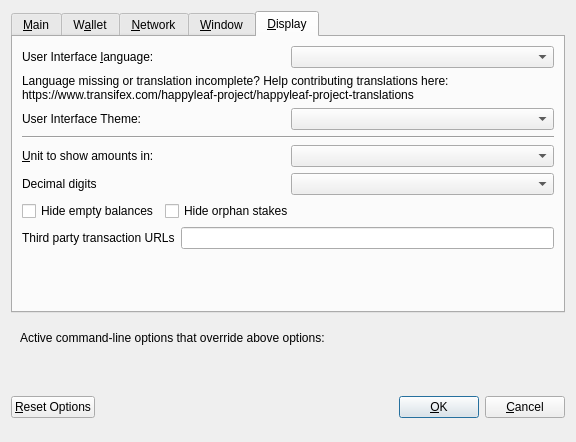
<?xml version="1.0" encoding="UTF-8"?>
<ui version="4.0">
 <class>OptionsDialog</class>
 <widget class="QDialog" name="OptionsDialog">
  <property name="geometry">
   <rect>
    <x>0</x>
    <y>0</y>
    <width>576</width>
    <height>442</height>
   </rect>
  </property>
  <property name="windowTitle">
   <string>Options</string>
  </property>
  <property name="modal">
   <bool>true</bool>
  </property>
  <layout class="QVBoxLayout" name="verticalLayout">
   <item>
    <widget class="QTabWidget" name="tabWidget">
     <property name="currentIndex">
      <number>4</number>
     </property>
     <widget class="QWidget" name="tabMain">
      <attribute name="title">
       <string>&amp;Main</string>
      </attribute>
      <layout class="QVBoxLayout" name="verticalLayout_Main">
       <item>
        <widget class="QCheckBox" name="bitcoinAtStartup">
         <property name="toolTip">
          <string>Automatically start HLF after logging in to the system.</string>
         </property>
         <property name="text">
          <string>&amp;Start HLF on system login</string>
         </property>
        </widget>
       </item>
       <item>
        <layout class="QHBoxLayout" name="horizontalLayout_2_Main">
         <item>
          <widget class="QLabel" name="databaseCacheLabel">
           <property name="text">
            <string>Size of &amp;database cache</string>
           </property>
           <property name="textFormat">
            <enum>Qt::PlainText</enum>
           </property>
           <property name="buddy">
            <cstring>databaseCache</cstring>
           </property>
          </widget>
         </item>
         <item>
          <widget class="QSpinBox" name="databaseCache"/>
         </item>
         <item>
          <widget class="QLabel" name="databaseCacheUnitLabel">
           <property name="text">
            <string>MB</string>
           </property>
           <property name="textFormat">
            <enum>Qt::PlainText</enum>
           </property>
          </widget>
         </item>
         <item>
          <spacer name="horizontalSpacer_2_Main">
           <property name="orientation">
            <enum>Qt::Horizontal</enum>
           </property>
           <property name="sizeHint" stdset="0">
            <size>
             <width>40</width>
             <height>20</height>
            </size>
           </property>
          </spacer>
         </item>
        </layout>
       </item>
       <item>
        <layout class="QHBoxLayout" name="horizontalLayout_3_Main">
         <item>
          <widget class="QLabel" name="threadsScriptVerifLabel">
           <property name="text">
            <string>Number of script &amp;verification threads</string>
           </property>
           <property name="textFormat">
            <enum>Qt::PlainText</enum>
           </property>
           <property name="buddy">
            <cstring>threadsScriptVerif</cstring>
           </property>
          </widget>
         </item>
         <item>
          <widget class="QSpinBox" name="threadsScriptVerif">
           <property name="toolTip">
            <string>(0 = auto, &lt;0 = leave that many cores free)</string>
           </property>
          </widget>
         </item>
         <item>
          <spacer name="horizontalSpacer_3_Main">
           <property name="orientation">
            <enum>Qt::Horizontal</enum>
           </property>
           <property name="sizeHint" stdset="0">
            <size>
             <width>40</width>
             <height>20</height>
            </size>
           </property>
          </spacer>
         </item>
        </layout>
       </item>
       <item>
        <spacer name="verticalSpacer_2">
         <property name="orientation">
          <enum>Qt::Vertical</enum>
         </property>
         <property name="sizeHint" stdset="0">
          <size>
           <width>20</width>
           <height>40</height>
          </size>
         </property>
        </spacer>
       </item>
       <item>
        <layout class="QHBoxLayout" name="horizontalLayout" stretch="0,0">
         <property name="sizeConstraint">
          <enum>QLayout::SetFixedSize</enum>
         </property>
        </layout>
       </item>
      </layout>
     </widget>
     <widget class="QWidget" name="tabWallet">
      <attribute name="title">
       <string>W&amp;allet</string>
      </attribute>
      <layout class="QVBoxLayout" name="verticalLayout_Wallet">
       <item>
        <layout class="QHBoxLayout" name="horizontalLayout_2_Wallet">
         <item>
          <widget class="QLabel" name="labelStakeSplitThresholdText">
           <property name="text">
            <string>Stake split threshold:</string>
           </property>
          </widget>
         </item>
         <item>
          <widget class="QSpinBox" name="spinBoxStakeSplitThreshold">
           <property name="minimum">
            <number>1</number>
           </property>
           <property name="maximum">
            <number>999999</number>
           </property>
          </widget>
         </item>
        </layout>
       </item>
       <item>
        <widget class="QGroupBox" name="groupBox">
         <property name="title">
          <string>Expert</string>
         </property>
         <layout class="QVBoxLayout" name="verticalLayout_2">
          <item>
           <widget class="QCheckBox" name="coinControlFeatures">
            <property name="toolTip">
             <string>Whether to show coin control features or not.</string>
            </property>
            <property name="text">
             <string>Enable coin &amp;control features</string>
            </property>
           </widget>
          </item>
          <item>
           <widget class="QCheckBox" name="showMasternodesTab">
            <property name="toolTip">
             <string>Show additional tab listing all your masternodes in first sub-tab&lt;br/&gt;and all masternodes on the network in second sub-tab.</string>
            </property>
            <property name="text">
             <string>Show Masternodes Tab</string>
            </property>
           </widget>
          </item>
         </layout>
        </widget>
       </item>
       <item>
        <spacer name="verticalSpacer_Wallet">
         <property name="orientation">
          <enum>Qt::Vertical</enum>
         </property>
         <property name="sizeHint" stdset="0">
          <size>
           <width>20</width>
           <height>40</height>
          </size>
         </property>
        </spacer>
       </item>
      </layout>
     </widget>
     <widget class="QWidget" name="tabNetwork">
      <attribute name="title">
       <string>&amp;Network</string>
      </attribute>
      <layout class="QVBoxLayout" name="verticalLayout_Network">
       <item>
        <widget class="QCheckBox" name="mapPortUpnp">
         <property name="toolTip">
          <string>Automatically open the HLF client port on the router. This only works when your router supports UPnP and it is enabled.</string>
         </property>
         <property name="text">
          <string>Map port using &amp;UPnP</string>
         </property>
        </widget>
       </item>
       <item>
        <widget class="QCheckBox" name="allowIncoming">
         <property name="toolTip">
          <string>Accept connections from outside</string>
         </property>
         <property name="text">
          <string>Allow incoming connections</string>
         </property>
        </widget>
       </item>
       <item>
        <widget class="QCheckBox" name="connectSocks">
         <property name="toolTip">
          <string>Connect to the HLF network through a SOCKS5 proxy.</string>
         </property>
         <property name="text">
          <string>&amp;Connect through SOCKS5 proxy (default proxy):</string>
         </property>
        </widget>
       </item>
       <item>
        <layout class="QHBoxLayout" name="horizontalLayout_1_Network">
         <item>
          <widget class="QLabel" name="proxyIpLabel">
           <property name="text">
            <string>Proxy &amp;IP:</string>
           </property>
           <property name="textFormat">
            <enum>Qt::PlainText</enum>
           </property>
           <property name="buddy">
            <cstring>proxyIp</cstring>
           </property>
          </widget>
         </item>
         <item>
          <widget class="QValidatedLineEdit" name="proxyIp">
           <property name="minimumSize">
            <size>
             <width>140</width>
             <height>0</height>
            </size>
           </property>
           <property name="maximumSize">
            <size>
             <width>140</width>
             <height>16777215</height>
            </size>
           </property>
           <property name="toolTip">
            <string>IP address of the proxy (e.g. IPv4: 127.0.0.1 / IPv6: ::1)</string>
           </property>
          </widget>
         </item>
         <item>
          <widget class="QLabel" name="proxyPortLabel">
           <property name="text">
            <string>&amp;Port:</string>
           </property>
           <property name="textFormat">
            <enum>Qt::PlainText</enum>
           </property>
           <property name="buddy">
            <cstring>proxyPort</cstring>
           </property>
          </widget>
         </item>
         <item>
          <widget class="QLineEdit" name="proxyPort">
           <property name="minimumSize">
            <size>
             <width>55</width>
             <height>0</height>
            </size>
           </property>
           <property name="maximumSize">
            <size>
             <width>55</width>
             <height>16777215</height>
            </size>
           </property>
           <property name="toolTip">
            <string>Port of the proxy (e.g. 9050)</string>
           </property>
          </widget>
         </item>
         <item>
          <spacer name="horizontalSpacer_1_Network">
           <property name="orientation">
            <enum>Qt::Horizontal</enum>
           </property>
           <property name="sizeHint" stdset="0">
            <size>
             <width>40</width>
             <height>20</height>
            </size>
           </property>
          </spacer>
         </item>
        </layout>
       </item>
       <item>
        <spacer name="verticalSpacer_Network">
         <property name="orientation">
          <enum>Qt::Vertical</enum>
         </property>
         <property name="sizeHint" stdset="0">
          <size>
           <width>20</width>
           <height>40</height>
          </size>
         </property>
        </spacer>
       </item>
      </layout>
     </widget>
     <widget class="QWidget" name="tabWindow">
      <attribute name="title">
       <string>&amp;Window</string>
      </attribute>
      <layout class="QVBoxLayout" name="verticalLayout_Window">
       <item>
        <widget class="QCheckBox" name="minimizeToTray">
         <property name="toolTip">
          <string>Show only a tray icon after minimizing the window.</string>
         </property>
         <property name="text">
          <string>&amp;Minimize to the tray instead of the taskbar</string>
         </property>
        </widget>
       </item>
       <item>
        <widget class="QCheckBox" name="minimizeOnClose">
         <property name="toolTip">
          <string>Minimize instead of exit the application when the window is closed. When this option is enabled, the application will be closed only after selecting Quit in the menu.</string>
         </property>
         <property name="text">
          <string>M&amp;inimize on close</string>
         </property>
        </widget>
       </item>
       <item>
        <spacer name="verticalSpacer_Window">
         <property name="orientation">
          <enum>Qt::Vertical</enum>
         </property>
         <property name="sizeHint" stdset="0">
          <size>
           <width>20</width>
           <height>40</height>
          </size>
         </property>
        </spacer>
       </item>
      </layout>
     </widget>
     <widget class="QWidget" name="tabDisplay">
      <attribute name="title">
       <string>&amp;Display</string>
      </attribute>
      <layout class="QVBoxLayout" name="verticalLayout_Display">
       <item>
        <layout class="QHBoxLayout" name="horizontalLayout_1_Display">
         <item>
          <widget class="QLabel" name="langLabel">
           <property name="text">
            <string>User Interface &amp;language:</string>
           </property>
           <property name="textFormat">
            <enum>Qt::PlainText</enum>
           </property>
           <property name="buddy">
            <cstring>lang</cstring>
           </property>
          </widget>
         </item>
         <item>
          <widget class="QValueComboBox" name="lang">
           <property name="toolTip">
            <string>The user interface language can be set here. This setting will take effect after restarting HLF.</string>
           </property>
          </widget>
         </item>
        </layout>
       </item>
       <item>
        <widget class="QLabel" name="label_3">
         <property name="toolTip">
          <string notr="true"/>
         </property>
         <property name="statusTip">
          <string notr="true"/>
         </property>
         <property name="whatsThis">
          <string notr="true"/>
         </property>
         <property name="accessibleName">
          <string notr="true"/>
         </property>
         <property name="text">
          <string>Language missing or translation incomplete? Help contributing translations here:
https://www.transifex.com/happyleaf-project/happyleaf-project-translations</string>
         </property>
         <property name="wordWrap">
          <bool>true</bool>
         </property>
         <property name="openExternalLinks">
          <bool>true</bool>
         </property>
         <property name="textInteractionFlags">
          <set>Qt::TextBrowserInteraction</set>
         </property>
        </widget>
       </item>
       <item>
        <layout class="QHBoxLayout" name="horizontalLayout_2_Display" stretch="0,0">
         <item>
          <widget class="QLabel" name="themeLabel">
           <property name="text">
            <string>User Interface Theme:</string>
           </property>
          </widget>
         </item>
         <item>
          <widget class="QValueComboBox" name="theme"/>
         </item>
        </layout>
       </item>
       <item>
        <widget class="Line" name="line">
         <property name="orientation">
          <enum>Qt::Horizontal</enum>
         </property>
        </widget>
       </item>
       <item>
        <layout class="QHBoxLayout" name="horizontalLayout_3_Display">
         <item>
          <widget class="QLabel" name="unitLabel">
           <property name="text">
            <string>&amp;Unit to show amounts in:</string>
           </property>
           <property name="textFormat">
            <enum>Qt::PlainText</enum>
           </property>
           <property name="buddy">
            <cstring>unit</cstring>
           </property>
          </widget>
         </item>
         <item>
          <widget class="QValueComboBox" name="unit">
           <property name="toolTip">
            <string>Choose the default subdivision unit to show in the interface and when sending coins.</string>
           </property>
          </widget>
         </item>
        </layout>
       </item>
       <item>
        <layout class="QHBoxLayout" name="horizontalLayout_4_Display">
         <item>
          <widget class="QLabel" name="digitsLabel">
           <property name="text">
            <string>Decimal digits</string>
           </property>
          </widget>
         </item>
         <item>
          <widget class="QValueComboBox" name="digits"/>
         </item>
        </layout>
       </item>
       <item>
        <layout class="QHBoxLayout" name="horizontalLayout_5_Display">
         <item>
          <widget class="QCheckBox" name="checkBoxHideZeroBalances">
           <property name="toolTip">
            <string>Hide empty balances</string>
           </property>
           <property name="layoutDirection">
            <enum>Qt::LeftToRight</enum>
           </property>
           <property name="text">
            <string>Hide empty balances</string>
           </property>
          </widget>
         </item>
         <item>
          <widget class="QCheckBox" name="checkBoxHideOrphans">
           <property name="toolTip">
            <string>Hide orphan stakes in transaction lists</string>
           </property>
           <property name="text">
            <string>Hide orphan stakes</string>
           </property>
          </widget>
         </item>
         <item>
          <spacer name="horizontalSpacer">
           <property name="orientation">
            <enum>Qt::Horizontal</enum>
           </property>
           <property name="sizeHint" stdset="0">
            <size>
             <width>40</width>
             <height>20</height>
            </size>
           </property>
          </spacer>
         </item>
        </layout>
       </item>
       <item>
        <layout class="QHBoxLayout" name="horizontalLayout_6_Display">
         <item>
          <widget class="QLabel" name="thirdPartyTxUrlsLabel">
           <property name="toolTip">
            <string>Third party URLs (e.g. a block explorer) that appear in the transactions tab as context menu items. %s in the URL is replaced by transaction hash. Multiple URLs are separated by vertical bar |.</string>
           </property>
           <property name="text">
            <string>Third party transaction URLs</string>
           </property>
           <property name="buddy">
            <cstring>thirdPartyTxUrls</cstring>
           </property>
          </widget>
         </item>
         <item>
          <widget class="QLineEdit" name="thirdPartyTxUrls">
           <property name="toolTip">
            <string>Third party URLs (e.g. a block explorer) that appear in the transactions tab as context menu items. %s in the URL is replaced by transaction hash. Multiple URLs are separated by vertical bar |.</string>
           </property>
          </widget>
         </item>
        </layout>
       </item>
       <item>
        <spacer name="verticalSpacer">
         <property name="orientation">
          <enum>Qt::Vertical</enum>
         </property>
         <property name="sizeHint" stdset="0">
          <size>
           <width>20</width>
           <height>40</height>
          </size>
         </property>
        </spacer>
       </item>
      </layout>
     </widget>
    </widget>
   </item>
   <item>
    <widget class="QFrame" name="frame">
     <layout class="QVBoxLayout" name="verticalLayout_Bottom">
      <item>
       <layout class="QHBoxLayout" name="horizontalLayout_Bottom">
        <item>
         <widget class="QLabel" name="overriddenByCommandLineInfoLabel">
          <property name="text">
           <string>Active command-line options that override above options:</string>
          </property>
          <property name="textFormat">
           <enum>Qt::PlainText</enum>
          </property>
         </widget>
        </item>
        <item>
         <spacer name="horizontalSpacer_Bottom">
          <property name="orientation">
           <enum>Qt::Horizontal</enum>
          </property>
          <property name="sizeHint" stdset="0">
           <size>
            <width>40</width>
            <height>20</height>
           </size>
          </property>
         </spacer>
        </item>
       </layout>
      </item>
      <item>
       <widget class="QLabel" name="overriddenByCommandLineLabel">
        <property name="text">
         <string/>
        </property>
        <property name="textFormat">
         <enum>Qt::PlainText</enum>
        </property>
        <property name="wordWrap">
         <bool>true</bool>
        </property>
       </widget>
      </item>
     </layout>
    </widget>
   </item>
   <item>
    <layout class="QHBoxLayout" name="horizontalLayout_Buttons">
     <item>
      <widget class="QPushButton" name="resetButton">
       <property name="toolTip">
        <string>Reset all client options to default.</string>
       </property>
       <property name="text">
        <string>&amp;Reset Options</string>
       </property>
       <property name="autoDefault">
        <bool>false</bool>
       </property>
      </widget>
     </item>
     <item>
      <spacer name="horizontalSpacer_1">
       <property name="orientation">
        <enum>Qt::Horizontal</enum>
       </property>
       <property name="sizeHint" stdset="0">
        <size>
         <width>40</width>
         <height>48</height>
        </size>
       </property>
      </spacer>
     </item>
     <item>
      <widget class="QLabel" name="statusLabel">
       <property name="minimumSize">
        <size>
         <width>200</width>
         <height>0</height>
        </size>
       </property>
       <property name="font">
        <font>
         <weight>75</weight>
         <bold>true</bold>
        </font>
       </property>
       <property name="text">
        <string/>
       </property>
       <property name="textFormat">
        <enum>Qt::PlainText</enum>
       </property>
       <property name="wordWrap">
        <bool>true</bool>
       </property>
      </widget>
     </item>
     <item>
      <spacer name="horizontalSpacer_2">
       <property name="orientation">
        <enum>Qt::Horizontal</enum>
       </property>
       <property name="sizeHint" stdset="0">
        <size>
         <width>40</width>
         <height>48</height>
        </size>
       </property>
      </spacer>
     </item>
     <item>
      <widget class="QPushButton" name="okButton">
       <property name="text">
        <string>&amp;OK</string>
       </property>
       <property name="autoDefault">
        <bool>false</bool>
       </property>
       <property name="default">
        <bool>true</bool>
       </property>
      </widget>
     </item>
     <item>
      <widget class="QPushButton" name="cancelButton">
       <property name="text">
        <string>&amp;Cancel</string>
       </property>
       <property name="autoDefault">
        <bool>false</bool>
       </property>
      </widget>
     </item>
    </layout>
   </item>
  </layout>
 </widget>
 <customwidgets>
  <customwidget>
   <class>QValidatedLineEdit</class>
   <extends>QLineEdit</extends>
   <header>qvalidatedlineedit.h</header>
  </customwidget>
  <customwidget>
   <class>QValueComboBox</class>
   <extends>QComboBox</extends>
   <header>qvaluecombobox.h</header>
  </customwidget>
 </customwidgets>
 <resources/>
 <connections/>
</ui>
